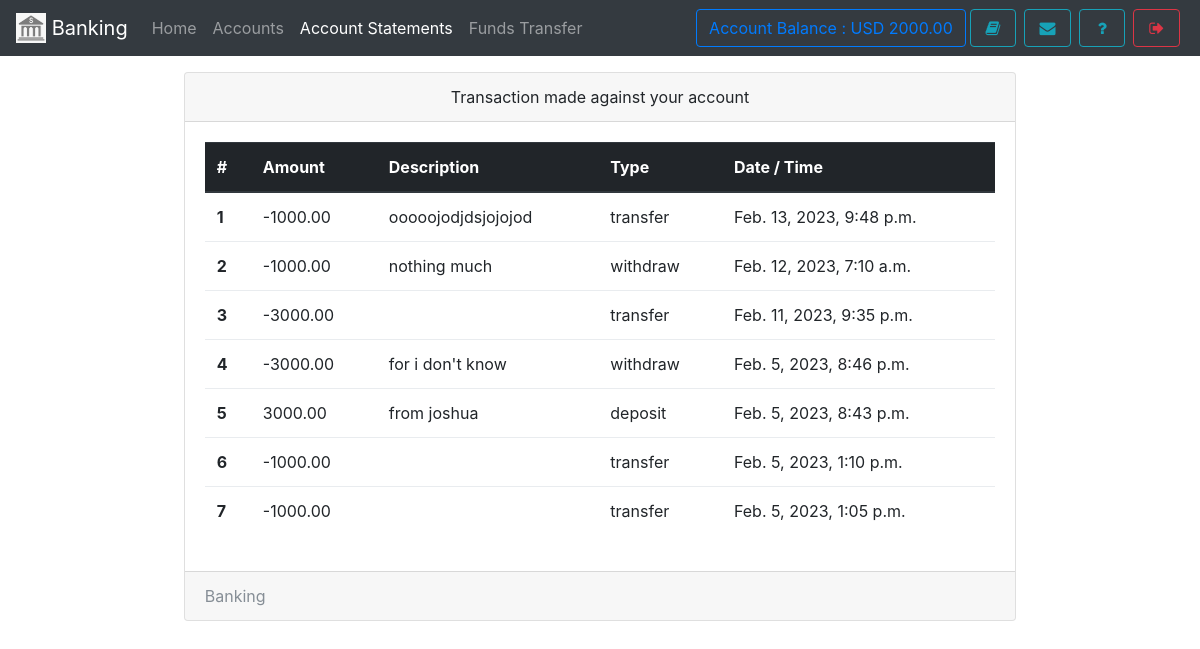
The app's page /user/statement (signed in) with its own data.
### core/models.py (models this page shows, shortened)
class User(AbstractUser):
    username = None
    email = models.EmailField(
        _('Email'),
        max_length=150,
        unique=True,
        help_text=_('Required. 150 characters or fewer. Letters, digits and @/./+/-/_ only.'),
        error_messages={
            'unique': _("A user with that email already exists."),
        },
    )
    objects = BaseManager()
    USERNAME_FIELD = 'email'
    REQUIRED_FIELDS = []
    choices = (('user','user'),('cashier','cashier'),('manager','manager'))
    usertype = models.CharField(max_length = 10, default = "user")

class Account(models.Model):
    user = models.OneToOneField(User,on_delete= models.CASCADE)
    account_number = models.CharField(max_length = 10,unique = True,validators=[numeric_validation])
    balance = models.BigIntegerField()
    branch  = models.ForeignKey(Branch,null = True,blank=True,on_delete=models.SET_NULL)
    account_type = models.CharField(max_length = 10, choices = (('current','current'),('savings','savings')),default = "savings")
    first_name = models.CharField(max_length = 256)
    middle_name = models.CharField(max_length = 256, blank = True)
    last_name = models.CharField(max_length = 256)
    dob = models.DateField(blank=True,null = True)
    gender = models.CharField(max_length= 2, choices=(('m',"male"),('f',"female")), blank=True)
    city = models.CharField(max_length= 20, blank=True)
    religion = models.CharField(max_length= 20, blank=True)
    marital_status = models.CharField(max_length= 2, choices=(('s',"Single"),('m',"Married")), blank=True)
    address = models.CharField(max_length= 40, blank=True)
    contact = models.CharField(max_length=12,blank=True, validators=[numeric_validation])
    means_of_id = models.CharField(max_length = 10, choices = (('nid','national id card'),('dl','driver licence'),('vc','Voters Card'),
    ('ip','International Passport')), blank=True)
    id_number = models.CharField(max_length= 20, blank=True)
    id_expiry_date = models.DateField(blank=True,auto_now_add=False,null=True)
    next_of_kin_title = models.CharField(max_length= 256, blank=True)
    next_of_kin_name = models.CharField(max_length= 256, blank=True)
    next_of_kin_email = models.EmailField(blank=True)
    next_of_kin_dob = models.DateField(blank=True, auto_now_add=False,null=True)
    next_of_kin_contact = models.CharField(max_length= 12, blank=True)
    date_created = models.DateTimeField(auto_now_add = True)

class Transfer(models.Model):
    sent_from = models.ForeignKey(Account,related_name = "transfers", null = True, blank = True,on_delete=models.CASCADE)
    sent_to = models.ForeignKey(Account,related_name = "receives",null = True, blank = True,on_delete=models.CASCADE)
    account_number = models.CharField(max_length = 12, null= True, blank=True)
    description = models.CharField(max_length=200, blank = True)
    amount = models.BigIntegerField()
    date_created =models.DateTimeField(auto_now_add=True)

class Withdraw(models.Model):
    amount = models.BigIntegerField()
    account = models.ForeignKey(Account,on_delete=models.CASCADE)
    description = models.CharField(max_length=200,blank=True)
    status = models.CharField(max_length=10, choices=(("pending","pending"),("success","success")),default="pending")
    date_created = models.DateTimeField(default=timezone.now)
    def get_type(self):
        return "withdraw"
    class Meta:
        ordering= ("status","date_created")

class Deposit(models.Model):
    amount = models.PositiveBigIntegerField()
    account = models.ForeignKey(Account,on_delete=models.CASCADE)
    description = models.CharField(max_length=200, blank = True)
    status = models.CharField(max_length=10, choices=(("pending","pending"),("success","success")),default="pending")
    date_created = models.DateTimeField(default=timezone.now)
    class Meta:
        ordering= ("status","date_created")
    def get_type(self):
        return "deposit"

### core/views.py (the view)
# urls.py: path('user/statement',UserStatementView.as_view(),name = "user-statement"),
class UserStatementView(UserRequiredMixin,ListView):
    template_name = "user/statement.html"
    def get_queryset(self):
        withdraw_list = Withdraw.objects.filter(account = self.request.user.account)
        deposit_list = Deposit.objects.filter(account = self.request.user.account)
        transfer_list = Transfer.objects.filter(Q(sent_from = self.request.user.account)|Q(sent_to = self.request.user.account))
        result_list = list(sorted(chain(withdraw_list,deposit_list, transfer_list),key=lambda instance: instance.date_created, reverse=True))
        return result_list

### core/views.py (called while the page is built)
    def test_func(self):
        return self.request.user.is_staff or self.request.user.usertype == "user"

### core/templates/user/statement.html (shortened to what this page needs)
{% extends 'user/user-base.html' %}
{% block content %}
<div class="container">
    <div class="card  w-75 mx-auto">
    <div class="card-header text-center">
      Transaction made against your account
    </div>
    <div class="card-body">
      <div id="list-group rounded-0">
        <table class="table">
          <thead class="thead-dark">
            <tr>
              <th scope="col">#</th>
              <th scope="col">Amount</th>
              <th scope="col">Description</th>
              <th scope="col">Type</th>
              <th scope="col">Date / Time</th>
            </tr>
          </thead>
          <tbody>
            {% for obj in object_list %}
            <tr>
              <th scope="row">{{forloop.counter}}</th>
              <td>{% if obj.sent_from.user == request.user or obj.get_type == "withdraw" %}-{% endif %}{{obj.amount}}.00</td>
              <td>{{obj.description}}</td>
              <td>{{obj.get_type|default:"transfer"}}</td>
              <td>{{obj.date_created}}</td>
            </tr>
            {% empty %}
            <div class='text-center'><small class='text-muted'><i>No Transaction has been made yet.</i></small></div>
          {% endfor %}
          </tbody>
        </table>
      </div>
    </div>
    <div class="card-footer text-muted">
     Banking
    </div>
  </div>
{% endblock %}

### core/templates/user/user-base.html (shortened to what this page needs)
{% extends 'base.html' %}
{% block body %}
<div style="background-size: 100%" class="bg-gradient-seconday">
<nav class="navbar navbar-expand-lg navbar-dark bg-dark fixed-top">
 <a class="navbar-brand" href="#">
    <img src="images/logo.png" style="object-fit:cover;object-position:center center" width="30" height="30" class="d-inline-block align-top" alt="">
   Banking
  </a>
  <div class="collapse navbar-collapse" id="navbarSupportedContent">
    <ul class="navbar-nav mr-auto">
      <li class="nav-item ">
        <a class="nav-link {% if request.path == '/user' %}active{% endif %}" href="{% url 'user-index' %}">Home <span class="sr-only">(current)</span></a>
      </li>
      <li class="nav-item {% if request.path == '/user/account' %}active{% endif %}">  <a class="nav-link" href="{% url 'user-account' %}">Accounts</a></li>
      <li class="nav-item {% if request.path == '/user/statement' %}active{% endif %}">  <a class="nav-link" href="{% url 'user-statement' %}">Account Statements</a></li>
      <li class="nav-item {% if request.path == '/user/transfer' %}active{% endif %}">  <a class="nav-link" href="{% url 'user-transfer' %}">Funds Transfer</a></li>
    </ul>
    <form class="form-inline my-2 my-lg-0">
        <a href="javascript:void(0)" class="btn btn-outline-primary" data-toggle="tooltip" title="Your current Account Balance">Account Balance : USD {{request.user.account.balance}}.00</a>
        <a href="{% url 'user-account' %}" data-toggle="tooltip" title="Account Summary" class="btn btn-outline-info mx-1" ><i class="fa fa-book fa-fw"></i></a>
        <a href="{% url 'user-notification' %}" data-toggle="tooltip" title="View Notice" class="btn btn-outline-info mx-1" ><i class="fa fa-envelope fa-fw"></i></a>
        <a href="{% url 'user-feedback' %}" data-toggle="tooltip" title="Help?" class="btn btn-outline-info mx-1" ><i class="fa fa-question fa-fw"></i></a>
        <a href="{% url 'user-logout' %}" data-toggle="tooltip" title="Logout" class="btn btn-outline-danger mx-1" ><i class="fa fa-sign-out fa-fw"></i></a>
    </form>
  </div>
</nav><br><br><br>
{% block content %}
{% endblock %}
</div>
{% endblock %}

### records on screen
User: user.account.balance "2000"
Transfer: amount "1000", description "ooooojodjdsjojojod", get_type "transfer", date_created "Feb. 13, 2023, 9:48 p.m."
Withdraw: amount "1000", description "nothing much", get_type "withdraw", date_created "Feb. 12, 2023, 7:10 a.m."
Transfer: amount "3000", get_type "transfer", date_created "Feb. 11, 2023, 9:35 p.m."
Withdraw: amount "3000", description "for i don't know", get_type "withdraw", date_created "Feb. 5, 2023, 8:46 p.m."
Deposit: amount "3000", description "from joshua", get_type "deposit", date_created "Feb. 5, 2023, 8:43 p.m."
Transfer: amount "1000", get_type "transfer", date_created "Feb. 5, 2023, 1:10 p.m."
Transfer: amount "1000", get_type "transfer", date_created "Feb. 5, 2023, 1:05 p.m."
